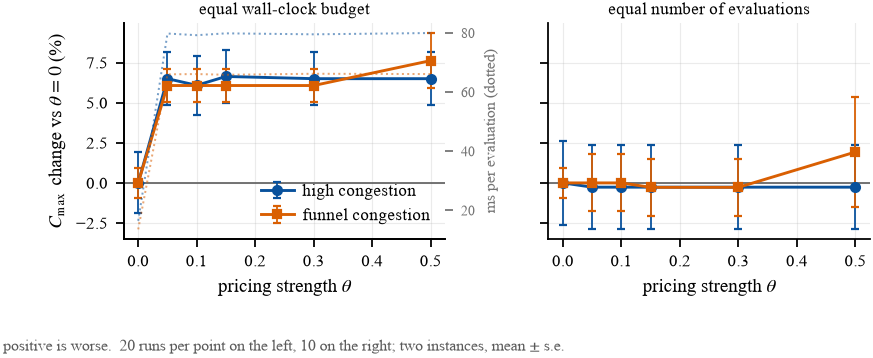

Generate this figure with Python:
"""Figure: the reproducible negative result on pricing the interface.

The two panels separate the two things a price can do.  On the left, every
configuration gets the same wall-clock budget, so a more expensive evaluation
buys fewer of them; the penalty appears the moment pricing is switched on and
is then flat over a tenfold range of theta, moving in lockstep with the cost
per evaluation.  On the right, every configuration gets the same number of
evaluations, so the cost is not charged at all -- and the penalty disappears.
Taken together the degradation is an accounting consequence of a five-fold
more expensive route search, not evidence that the price misdirects the
router.
"""
from __future__ import annotations

import numpy as np

import _style as S


def series(sub, thetas):
    """Mean and standard error of the makespan, relative to theta = 0."""
    ref = sub[sub["theta"] == 0.0]["makespan"].mean()
    mus, errs = [], []
    for t in thetas:
        v = sub[sub["theta"] == t]["makespan"]
        mus.append(100.0 * (v.mean() - ref) / ref)
        errs.append(100.0 * v.std(ddof=1) / np.sqrt(len(v)) / ref
                    if len(v) > 1 else 0.0)
    return mus, errs


def main():
    wall = S.load("theta_sweep.csv")
    gen = S.load("theta_sweep_gen.csv")

    fig, axes = S.plt.subplots(1, 2, figsize=(S.FULL * 0.86, 2.25),
                               sharey=True)
    panels = [
        (axes[0], wall, "equal wall-clock budget", True),
        (axes[1], gen, "equal number of evaluations", False),
    ]

    for ax, df, title, show_cost in panels:
        insts = list(dict.fromkeys(df["instance"]))
        ax2 = ax.twinx() if show_cost else None
        if ax2 is not None:
            ax2.grid(False)
        for inst in insts:
            sub = df[df["instance"] == inst]
            thetas = sorted(sub["theta"].unique())
            tag = sub["tag"].iloc[0]
            mus, errs = series(sub, thetas)
            ax.errorbar(thetas, mus, yerr=errs,
                        marker="o" if tag == "high" else "s", ms=4,
                        elinewidth=0.8, capsize=2,
                        color=S.TAG_COLOR.get(tag, "0.3"),
                        label="%s congestion" % tag)
            if ax2 is not None:
                cost = [sub[sub["theta"] == t]["ms_per_eval"].mean()
                        for t in thetas]
                ax2.plot(thetas, cost, ls=":", lw=0.9,
                         color=S.TAG_COLOR.get(tag, "0.3"), alpha=0.55)
        ax.axhline(0, color="0.4", lw=0.8)
        ax.set_xlabel(r"pricing strength $\theta$")
        ax.set_title(title, fontsize=7.6, pad=4)
        if ax2 is not None:
            ax2.set_ylabel("ms per evaluation (dotted)", fontsize=7,
                           color="0.45")
            ax2.tick_params(axis="y", colors="0.45", labelsize=6.5)

    axes[0].set_ylabel(r"$C_{\max}$ change vs $\theta=0$ (%)")
    axes[0].legend(loc="lower right", handletextpad=0.5)

    n_wall = wall.groupby("theta").size().min()
    n_gen = gen.groupby("theta").size().min()
    fig.text(0.0, -0.03,
             "positive is worse.  %d runs per point on the left, %d on the "
             "right; two instances, mean $\\pm$ s.e." % (n_wall, n_gen),
             fontsize=S.FS_FOOT, color="0.35")
    fig.subplots_adjust(bottom=0.28, wspace=0.32)
    S.save(fig, "fig_theta")


if __name__ == "__main__":
    main()
